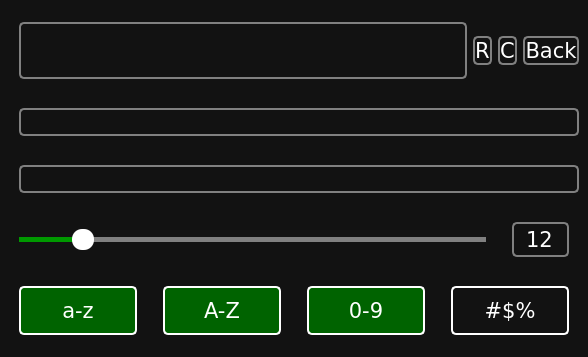
<?xml version="1.0" encoding="UTF-8"?>
<ui version="4.0">
 <class>MainWindow</class>
 <widget class="QMainWindow" name="MainWindow">
  <property name="geometry">
   <rect>
    <x>0</x>
    <y>0</y>
    <width>588</width>
    <height>357</height>
   </rect>
  </property>
  <property name="windowTitle">
   <string>MainWindow</string>
  </property>
  <property name="styleSheet">
   <string notr="true">QWidget {
    background-color: #121212;
    color: white;
    font-family: Verdana;
    font-size: 16pt;
    margin: 10px;
}

QPushButton {
    border: 2px solid gray;
    border-radius: 5px;
}

QPushButton#btn_lower, #btn_upper, #btn_digits, #btn_special {
    padding: 10px;
}

QPushButton:hover {
    border-color: #090;
}

QPushButton:pressed {
    border: 4px solid #090;
    border-radius: 5px;
}

QPushButton:checked {
	background-color: #006300;
	border-color: #090;
}

QFrame {
    border: 2px solid gray;
    border-radius: 5px;
    margin-right: 0;
}

QFrame:hover {
    border-color: #090;
}</string>
  </property>
  <property name="windowFilePath">
   <string>generatepassword.py</string>
  </property>
  <widget class="QWidget" name="centralwidget">
   <layout class="QVBoxLayout" name="verticalLayout">
    <item>
     <layout class="QHBoxLayout" name="layout_password">
      <item>
       <widget class="QFrame" name="frame_password">
        <property name="sizePolicy">
         <sizepolicy hsizetype="Minimum" vsizetype="Maximum">
          <horstretch>0</horstretch>
          <verstretch>0</verstretch>
         </sizepolicy>
        </property>
        <property name="frameShape">
         <enum>QFrame::Shape::StyledPanel</enum>
        </property>
        <property name="frameShadow">
         <enum>QFrame::Shadow::Raised</enum>
        </property>
        <layout class="QHBoxLayout" name="horizontalLayout_2">
         <item>
          <widget class="QLineEdit" name="line_password">
           <property name="styleSheet">
            <string notr="true">QLineEdit {
    border: none;
    margin: 0;
    font-size: 20pt;
}</string>
           </property>
          </widget>
         </item>
         <item>
          <widget class="QPushButton" name="btn_visibility">
           <property name="cursor">
            <cursorShape>PointingHandCursor</cursorShape>
           </property>
           <property name="styleSheet">
            <string notr="true">QPushButton {
    border: none;
    margin: 0;
    background-color: transparent;
}</string>
           </property>
           <property name="text">
            <string/>
           </property>
           <property name="iconSize">
            <size>
             <width>30</width>
             <height>30</height>
            </size>
           </property>
           <property name="checkable">
            <bool>true</bool>
           </property>
           <property name="checked">
            <bool>true</bool>
           </property>
          </widget>
         </item>
        </layout>
       </widget>
      </item>
      <item>
       <widget class="QPushButton" name="btn_refresh">
        <property name="cursor">
         <cursorShape>PointingHandCursor</cursorShape>
        </property>
        <property name="styleSheet">
         <string notr="true">QPushButton {
    margin-right: 0;
    margin-left: 0;
}</string>
        </property>
        <property name="text">
         <string>R</string>
        </property>
        <property name="iconSize">
         <size>
          <width>52</width>
          <height>52</height>
         </size>
        </property>
        <property name="shortcut">
         <string>Ctrl+R</string>
        </property>
       </widget>
      </item>
      <item>
       <widget class="QPushButton" name="btn_copy">
        <property name="cursor">
         <cursorShape>PointingHandCursor</cursorShape>
        </property>
        <property name="styleSheet">
         <string notr="true">QPushButton {
    margin-right: 0;
    margin-left: 0;
}</string>
        </property>
        <property name="text">
         <string>C</string>
        </property>
        <property name="iconSize">
         <size>
          <width>52</width>
          <height>52</height>
         </size>
        </property>
        <property name="shortcut">
         <string>Ctrl+C</string>
        </property>
       </widget>
      </item>
      <item>
       <widget class="QPushButton" name="btn_back">
        <property name="cursor">
         <cursorShape>PointingHandCursor</cursorShape>
        </property>
        <property name="styleSheet">
         <string notr="true">QPushButton {
    margin-right: 0;
    margin-left: 0;
}</string>
        </property>
        <property name="text">
         <string>Back</string>
        </property>
        <property name="iconSize">
         <size>
          <width>52</width>
          <height>52</height>
         </size>
        </property>
        <property name="shortcut">
         <string>Ctrl+S</string>
        </property>
       </widget>
      </item>
     </layout>
    </item>
    <item>
     <widget class="QLabel" name="label_entropy">
      <property name="sizePolicy">
       <sizepolicy hsizetype="Preferred" vsizetype="Maximum">
        <horstretch>0</horstretch>
        <verstretch>0</verstretch>
       </sizepolicy>
      </property>
      <property name="text">
       <string/>
      </property>
      <property name="alignment">
       <set>Qt::AlignmentFlag::AlignCenter</set>
      </property>
     </widget>
    </item>
    <item>
     <widget class="QLabel" name="label_strenght">
      <property name="sizePolicy">
       <sizepolicy hsizetype="Preferred" vsizetype="Maximum">
        <horstretch>0</horstretch>
        <verstretch>0</verstretch>
       </sizepolicy>
      </property>
      <property name="text">
       <string/>
      </property>
      <property name="alignment">
       <set>Qt::AlignmentFlag::AlignCenter</set>
      </property>
     </widget>
    </item>
    <item>
     <layout class="QHBoxLayout" name="layout_info"/>
    </item>
    <item>
     <layout class="QHBoxLayout" name="layout_lenght">
      <item>
       <widget class="QSlider" name="slider_lenght">
        <property name="styleSheet">
         <string notr="true">QSlider::groove::horizontal {
    background-color: transparent;
    height: 5px;
}

QSlider::sub-page:horizontal {
    background-color: #090;

}

QSlider::add-page:horizontal {
    background-color: gray;

}

QSlider::handle:horizontal {
    background-color: white;
    width: 22px;
    border-radius: 10px;
    margin-top: -8px;
    margin-bottom: -8px;
}</string>
        </property>
        <property name="maximum">
         <number>100</number>
        </property>
        <property name="value">
         <number>12</number>
        </property>
        <property name="orientation">
         <enum>Qt::Orientation::Horizontal</enum>
        </property>
       </widget>
      </item>
      <item>
       <widget class="QSpinBox" name="spinbox_lenght">
        <property name="styleSheet">
         <string notr="true">QSpinBox {
    border: 2px solid gray;
    border-radius: 5px;
    background: transparent;
    padding: 2px;
}

QSpinBox:hover {
    border-color: #009900;
}</string>
        </property>
        <property name="alignment">
         <set>Qt::AlignmentFlag::AlignCenter</set>
        </property>
        <property name="buttonSymbols">
         <enum>QAbstractSpinBox::ButtonSymbols::NoButtons</enum>
        </property>
        <property name="maximum">
         <number>100</number>
        </property>
        <property name="value">
         <number>12</number>
        </property>
       </widget>
      </item>
     </layout>
    </item>
    <item>
     <layout class="QHBoxLayout" name="layout_characters">
      <item>
       <widget class="QPushButton" name="btn_lower">
        <property name="cursor">
         <cursorShape>PointingHandCursor</cursorShape>
        </property>
        <property name="styleSheet">
         <string notr="true">QPushButton {
	border-color: white;
}</string>
        </property>
        <property name="text">
         <string>a-z</string>
        </property>
        <property name="checkable">
         <bool>true</bool>
        </property>
        <property name="checked">
         <bool>true</bool>
        </property>
       </widget>
      </item>
      <item>
       <widget class="QPushButton" name="btn_upper">
        <property name="cursor">
         <cursorShape>PointingHandCursor</cursorShape>
        </property>
        <property name="styleSheet">
         <string notr="true">QPushButton {
	border-color: white;
}</string>
        </property>
        <property name="text">
         <string>A-Z</string>
        </property>
        <property name="checkable">
         <bool>true</bool>
        </property>
        <property name="checked">
         <bool>true</bool>
        </property>
       </widget>
      </item>
      <item>
       <widget class="QPushButton" name="btn_digits">
        <property name="cursor">
         <cursorShape>PointingHandCursor</cursorShape>
        </property>
        <property name="styleSheet">
         <string notr="true">QPushButton {
	border-color: white;
}</string>
        </property>
        <property name="text">
         <string>0-9</string>
        </property>
        <property name="checkable">
         <bool>true</bool>
        </property>
        <property name="checked">
         <bool>true</bool>
        </property>
       </widget>
      </item>
      <item>
       <widget class="QPushButton" name="btn_special">
        <property name="cursor">
         <cursorShape>PointingHandCursor</cursorShape>
        </property>
        <property name="styleSheet">
         <string notr="true">QPushButton {
	border-color: white;
}</string>
        </property>
        <property name="text">
         <string>#$%</string>
        </property>
        <property name="checkable">
         <bool>true</bool>
        </property>
       </widget>
      </item>
     </layout>
    </item>
   </layout>
  </widget>
 </widget>
 <resources/>
 <connections/>
</ui>
